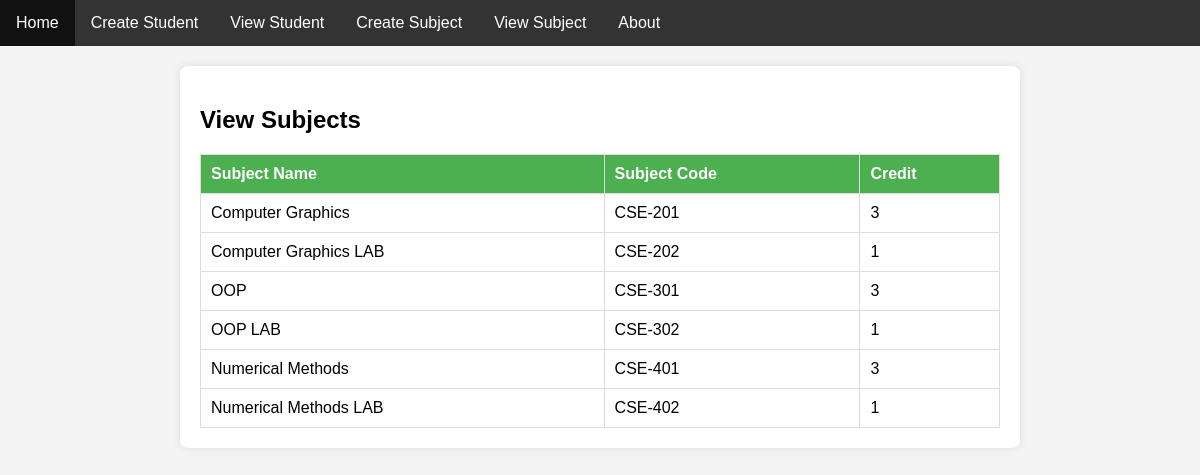
Page /viewSubjectPage/ on the committed database.
### myApp/models.py (models this page shows, shortened)
class SubjectModel(models.Model):
    SubjectName=models.CharField(max_length=120)
    SubjectCode=models.CharField(max_length=120)
    Credit=models.CharField(max_length=120)

### myProject/views.py (the view)
# urls.py: path('viewSubjectPage/', viewSubjectPage,name='viewSubjectPage'),
def viewSubjectPage(request):
    subjects = SubjectModel.objects.all()
    return render(request, 'viewSubjectPage.html', {'subjects': subjects})

### template/viewSubjectPage.html (shortened to what this page needs)
{% include "base.html" %}
{% block content %}
<!DOCTYPE html>
<html lang="en">
<head>
</head>
<body>
<div class="container">
    <h2>View Subjects</h2>
    <table>
        <thead>
            <tr>
                <th>Subject Name</th>
                <th>Subject Code</th>
                <th>Credit</th>
            </tr>
        </thead>
        <tbody>
            {% for subject in subjects %}
                <tr>
                    <td>{{ subject.SubjectName }}</td>
                    <td>{{ subject.SubjectCode }}</td>
                    <td>{{ subject.Credit }}</td>
                </tr>
            {% endfor %}
        </tbody>
    </table>
</div>
</body>
</html>
{% endblock content %}

### template/viewSubjectPage.html (style rules this page uses)
body { font-family: Arial, sans-serif; background-color: #f4f4f4; margin: 0; padding: 0; }
.container { max-width: 800px; margin: 20px auto; background-color: #fff; padding: 20px; border-radius: 8px; box-shadow: 0 0 10px rgba(0, 0, 0, 0.1); }
table { width: 100%; border-collapse: collapse; margin-top: 20px; }
th, td { border: 1px solid #ddd; padding: 10px; text-align: left; }
th { background-color: #4caf50; color: white; }

### rows in the picture
SubjectModel: SubjectName "Computer Graphics", SubjectCode "CSE-201", Credit "3"
SubjectModel: SubjectName "Computer Graphics LAB", SubjectCode "CSE-202", Credit "1"
SubjectModel: SubjectName "OOP", SubjectCode "CSE-301", Credit "3"
SubjectModel: SubjectName "OOP LAB", SubjectCode "CSE-302", Credit "1"
SubjectModel: SubjectName "Numerical Methods", SubjectCode "CSE-401", Credit "3"
SubjectModel: SubjectName "Numerical Methods LAB", SubjectCode "CSE-402", Credit "1"
